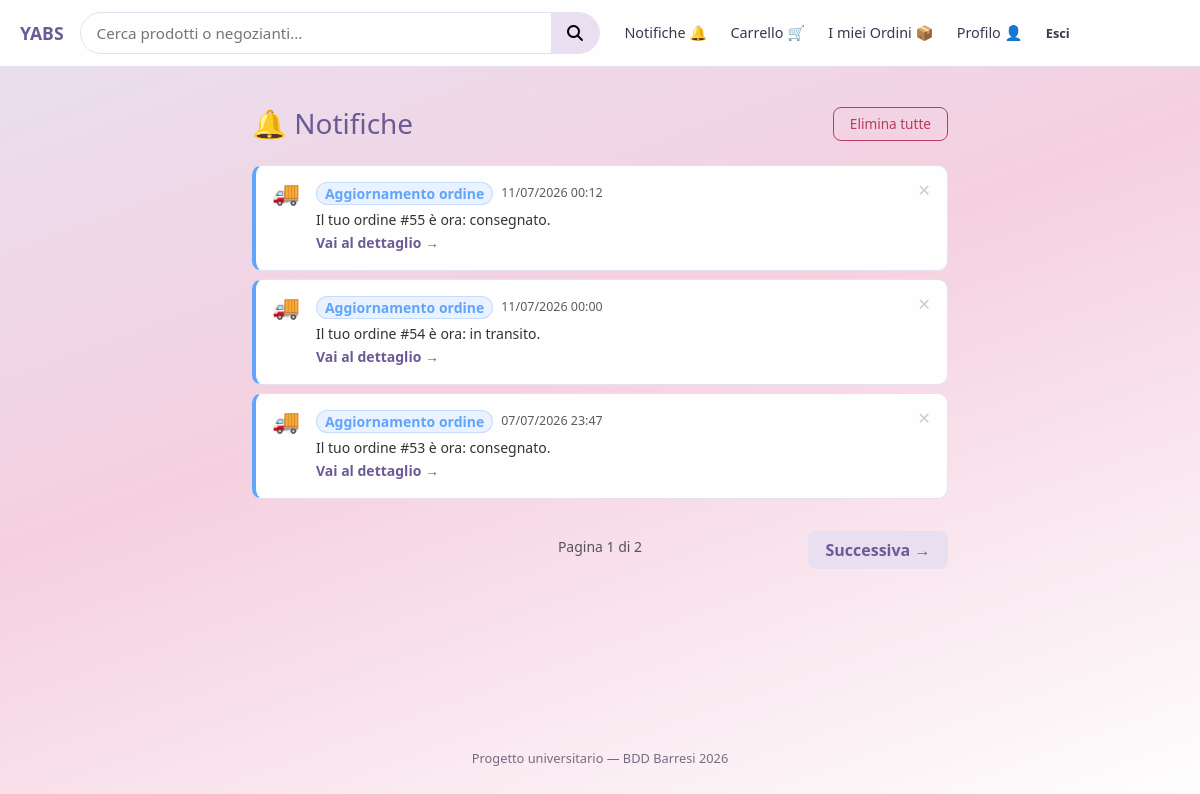
/notifiche.php (signed in), run on the app's committed database.
### tables this page shows
CREATE TABLE `notifica` (
  `id` int(11) NOT NULL,
  `tipo` enum('acquisto','oos','magazzino','aggiornamento_spedizione','recensione') NOT NULL,
  `testo` varchar(255) NOT NULL,
  `data_notifica` datetime NOT NULL,
  `user_cliente` varchar(20) NOT NULL,
  `letta` tinyint(4) DEFAULT 0
);

### includes/catalog.php (called while the page is built, shortened)
<?php
require_once __DIR__ . '/enums.php';
function fetch_notifications(PDO $pdo, string $username, int $limit = 20, int $offset = 0): array
{
    $stmt = $pdo->prepare(
        'SELECT id, tipo, testo, data_notifica, letta
         FROM notifica
         WHERE user_cliente = :u
         ORDER BY data_notifica DESC
         LIMIT :lim OFFSET :off'
    );
    $stmt->bindValue(':u',   $username, PDO::PARAM_STR);
    $stmt->bindValue(':lim', $limit,    PDO::PARAM_INT);
    $stmt->bindValue(':off', $offset,   PDO::PARAM_INT);
    $stmt->execute();
    return $stmt->fetchAll();
}
function count_notifications(PDO $pdo, string $username): int
{
    $stmt = $pdo->prepare('SELECT COUNT(*) FROM notifica WHERE user_cliente = :u');
    $stmt->execute([':u' => $username]);
    return (int) $stmt->fetchColumn();
}
function extract_order_id_from_text(string $testo): ?int
{
    if (preg_match('/ordine\s*#(\d+)/i', $testo, $m)) {
        return (int) $m[1];
    }
    return null;
}

### includes/enums.php (called while the page is built, shortened)
<?php
function notif_tipo_map(): array
{
    return [
        'acquisto' => [
            'label' => 'Nuovo ordine ricevuto',
            'icon'  => '🛍️',
            'color' => '#34d399',
            'link'  => null,
        ],
        'oos' => [
            'label' => 'Prodotto non più disponibile',
            'icon'  => '🚫',
            'color' => '#f87171',
            'link'  => '/carrello.php',
        ],
        'magazzino' => [
            'label' => 'Quantità non più disponibile',
            'icon'  => '📉',
            'color' => '#fb923c',
            'link'  => '/carrello.php',
        ],
        'aggiornamento_spedizione' => [
            'label' => 'Aggiornamento ordine',
            'icon'  => '🚚',
            'color' => '#60a5fa',
            'link'  => null,
        ],
        'recensione' => [
            'label' => 'Nuova recensione',
            'icon'  => '⭐',
            'color' => '#f59e0b',
            'link'  => null,
        ],
    ];
}
function notif_build_link(string $tipo, string $testo): ?string
{
    $map   = notif_tipo_map();
    $entry = $map[$tipo] ?? null;
    if ($tipo === 'acquisto' || $tipo === 'aggiornamento_spedizione') {
        $orderId = extract_order_id_from_text($testo);
        return $orderId !== null
            ? BASE_URL . '/ordini.php?expand=' . $orderId
            : BASE_URL . '/ordini.php';
    }
    return null;
}

### notifiche.php (the view, shortened to what this page needs)
<?php
require_once __DIR__ . '/includes/bootstrap.php';
require_once APP_ROOT . '/includes/catalog.php';
$username = $_SESSION['username'];
$page   = max(1, (int) ($_GET['p'] ?? 1));
$limit  = 3;
$offset = ($page - 1) * $limit;
$notifiche = [];
$total     = 0;
try {
    $pdo       = getConnection();
    $notifiche = fetch_notifications($pdo, $username, $limit, $offset);
    $total     = count_notifications($pdo, $username);
    $notifichePagina = count($notifiche);
} catch (Throwable $e) {
    redirect('/db_error.php');
}
$totPagine = $total > 0 ? (int) ceil($total / $limit) : 1;
require_once APP_ROOT . '/includes/enums.php';
require APP_ROOT . '/includes/head.php';
?>
<main class="main-catalog">
    <div class="container py-4" style="max-width:720px;">
        <?php if (($total === 0 )): ?>
                <?php include APP_ROOT . "/includes/no-notifiche.php"?>
        <?php else:  ?>
            <div id = "elimina-notifiche" class="d-flex justify-content-between align-items-center mb-4">
                <h1 class="h3 mb-0" style="color:var(--indigo);">🔔 Notifiche</h1>
                <?php if ($notifichePagina > 0): ?>
                    <button id="btn-clear-all"
                            style="background:none; border:1px solid var(--error); color:var(--error);
                                border-radius:8px; padding:0.35rem 1rem; font-size:0.85rem; cursor:pointer;">
                        Elimina tutte
                    </button>
                <?php endif; ?>
            </div>
            <?php if ($notifichePagina === 0):  ?>
                <div id="notifiche-empty" class="card border-0 text-center py-5"
                    style="background:var(--white); border:1px solid var(--lilac)!important; border-radius:12px;">
                    <div class="card-body">
                        <p style="font-size:3rem;">🔕</p>
                        <h2 class="h5 mb-1">Fine notifiche</h2>
                        <p class="text-muted mb-0">Non hai così tante notifiche</p>
                        <a href="<?= BASE_URL ?>/home.php" class="btn btn-primary" style="width:auto; padding: 0.6rem 1.5rem;">
                            Torna alla home
                        </a>
                    </div>
                </div>
            <?php else:  ?>
                <div id="notifiche-list"
                    data-page="<?= $page ?>"
                    data-limit="<?= $limit ?>"
                    data-total="<?= $total ?>">
                    <?php foreach ($notifiche as $n):
                        $nid    = (int) $n['id'];
                        $tipo   = (string) $n['tipo'];
                        $testo  = (string) $n['testo'];
                        $enumMap = notif_tipo_map();
                        $entry  = $enumMap[$tipo] ?? notif_tipo_fallback();
                        $color  = $entry['color'];
                        $link   = notif_build_link($tipo, $testo);
                    ?>
                        <div class="notif-row d-flex align-items-start gap-3 mb-2 px-3 py-3"
                            id="notif-<?= $nid  ?>"
                            style="background:var(--white); border:1px solid var(--lilac);
                                    border-radius:10px; border-left:4px solid <?= $color ?>;">
                            <div style="font-size:1.4rem; flex-shrink:0; line-height:1;"><?= $entry['icon'] ?></div>
                            <div class="flex-grow-1">
                                <div class="d-flex align-items-center gap-2 mb-1 flex-wrap">
                                    <span class="small fw-semibold px-2 py-0"
                                        style="border-radius:20px; background:<?= $color ?>22;
                                                color:<?= $color ?>; border:1px solid <?= $color ?>44;">
                                        <?= htmlspecialchars($entry['label'], ENT_QUOTES, 'UTF-8') ?>
                                    </span>
                                    <span class="text-muted" style="font-size:0.78rem;">
                                        <?= htmlspecialchars(date('d/m/Y H:i', strtotime((string) $n['data_notifica']))) ?>
                                    </span>
                                </div>
                                <p class="mb-0 small" style="color:#333;">
                                    <?= htmlspecialchars($testo) ?>
                                </p>
                                <?php if ($link !== null):  ?>
                                    <a href="<?= htmlspecialchars($link) ?>"
                                    class="small fw-semibold text-decoration-none"
                                    style="color:var(--indigo);">
                                        Vai al dettaglio →
                                    </a>
                                <?php endif; ?>
                            </div>
                            <button class="btn-delete-notif flex-shrink-0"
                                    id="btn-<?= $nid ?>"
                                    aria-label="Elimina notifica"
                                    style="background:none; border:none; color:#ccc; cursor:pointer;
                                        font-size:1rem; padding:0; line-height:1;">✕</button>
                        </div>
                    <?php endforeach; ?>
                </div>
                <?php if ($totPagine > 1): ?>
                    <div id = "navigazione-pagine" class="row align-items-center mt-4">
                        <div class="col text-center">
                            <span id = "progresso" class="small text-muted">Pagina <?= $page ?> di <?= $totPagine ?></span>
                        </div>
                        <div class="col d-flex justify-content-end">
                        <?php if ($page < $totPagine): ?>
                            <a href="?p=<?= $page + 1 ?>" id = "btn-next-page" class="btn btn-secondary"
                            style="width:auto; padding:0.45rem 1.1rem;">Successiva →</a>
                        <?php endif; ?>
                        </div>
                    </div>
                <?php endif; ?>
            <?php endif; ?>
        <?php endif; ?>
    </div>
</main>
<?php require APP_ROOT . '/includes/footer.php'; ?>

### assets/css/main.css (style rules this page uses)
:root { --lilac: #e8e0f0; --indigo: #6b5b95; --pink: #f5d0e0; --white: #fefefe; --text: #3d3551; --error: #b83b5e; --success: #5b8a72; --bs-primary: #6b5b95; --bs-primary-rgb: 107, 91, 149; --bs-secondary: #e8e0f0; --bs-secondary-rgb: 232, 224, 240; --bs-body-color: #3d3551; --bs-body-bg: #fefefe; --bs-border-color: #e8e0f0; --bs-link-color: #6b5b95; --bs-link-hover-color: #564a78; }
.btn, .card, .form-control, .alert, .navbar, .dropdown-menu { box-shadow: none !important; }
*, *::before, *::after { box-sizing: border-box; }
body { margin: 0; min-height: 100vh; font-family: "Segoe UI", system-ui, sans-serif; color: var(--text); background: linear-gradient(160deg, var(--lilac) 0%, var(--pink) 45%, var(--white) 100%); display: flex; flex-direction: column; }
main { flex: 1; width: 100%; max-width: 420px; margin: 2rem auto; padding: 0 1rem; }
.btn { display: inline-block; width: 100%; padding: 0.75rem 1rem; border: none; border-radius: 8px; font-size: 1rem; font-weight: 600; cursor: pointer; text-align: center; text-decoration: none; }
.btn-secondary { background: var(--lilac); color: var(--indigo); margin-top: 0.5rem; }
.main-catalog { flex: 1; width: 100%; max-width: none; margin: 0; padding: 1rem 0 2.5rem; }

### data on the page
notifica: tipo "🚚", tipo "Aggiornamento ordine", data_notifica "11/07/2026 00:12", testo "Il tuo ordine #55 è ora: consegnato."
notifica: tipo "🚚", tipo "Aggiornamento ordine", data_notifica "11/07/2026 00:00", testo "Il tuo ordine #54 è ora: in transito."
notifica: tipo "🚚", tipo "Aggiornamento ordine", data_notifica "07/07/2026 23:47", testo "Il tuo ordine #53 è ora: consegnato."

### other printed values
$page "1"
$totPagine "2"
